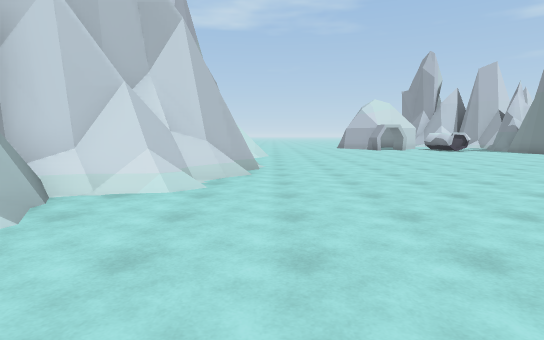
view 1 (above)

21 first-person views from a walk through a 3-D level made in the Unity game engine. The camera is 1.4 m above the floor, tilts 6° down and sees 80° across. The floor is counted in squares, 1.8 m on a side. Each view is taken from the middle of a square. On the plan, view 1 faces up. The plan holds only what a view shows up to about 11 squares ahead; the rest is blank. The place goes on beyond the plan. The player character is not drawn.

view 2
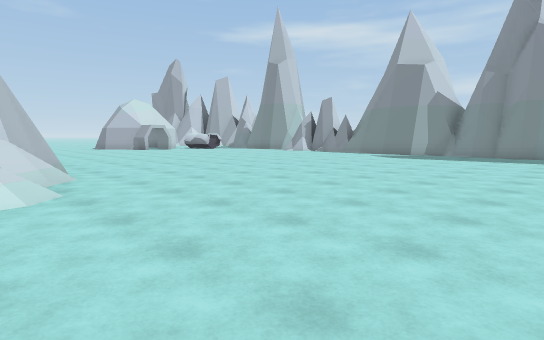

view 3
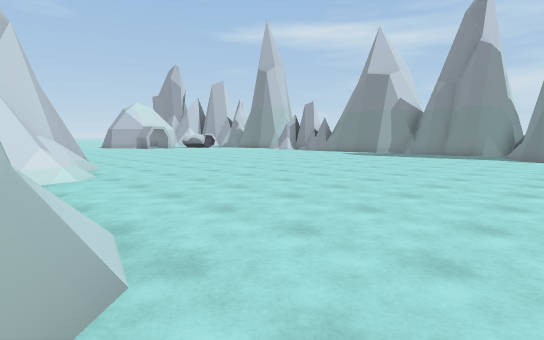

view 4
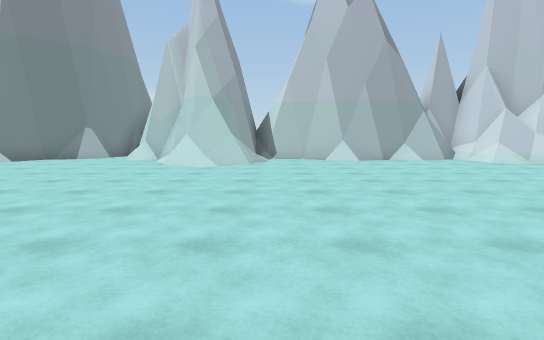

view 5
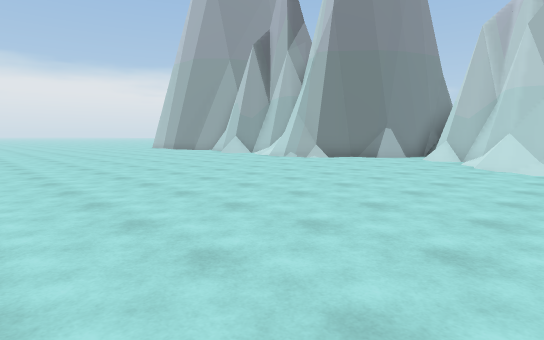

view 6
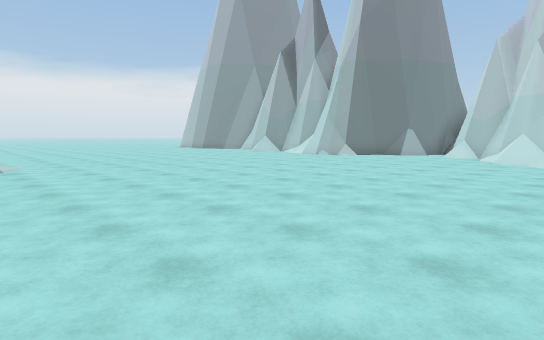

view 7
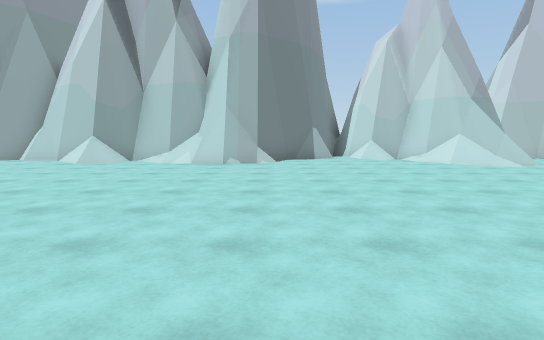

view 8
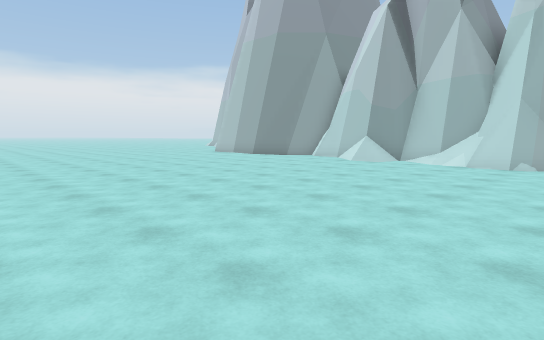

view 9
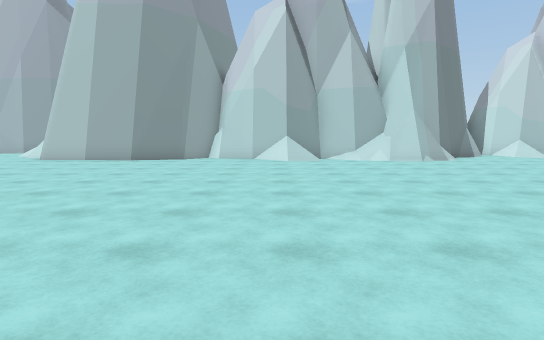

view 10
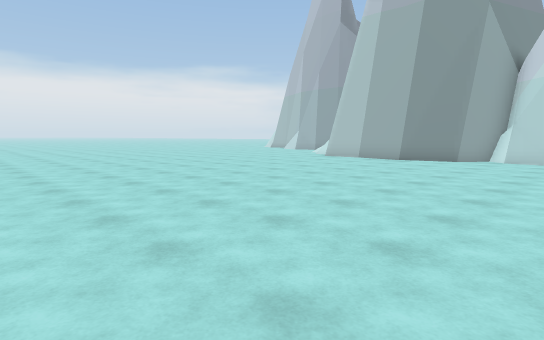

view 11
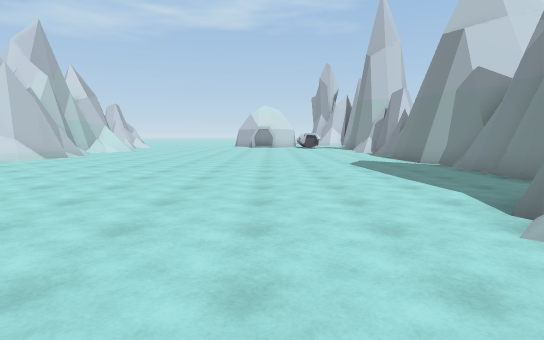

view 12
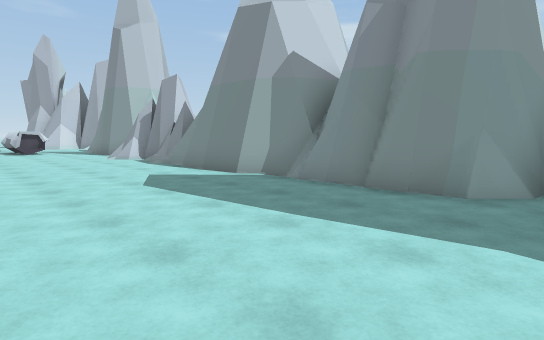

view 13
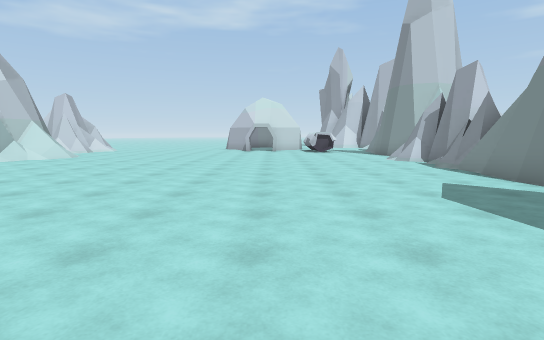

view 14
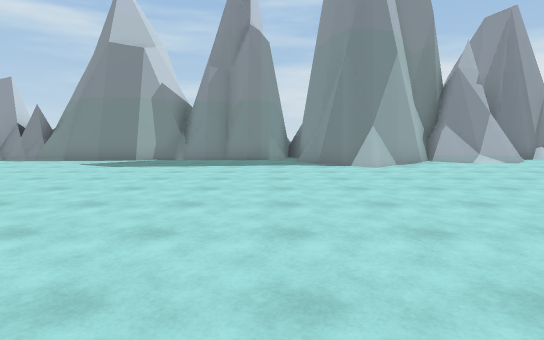

view 15
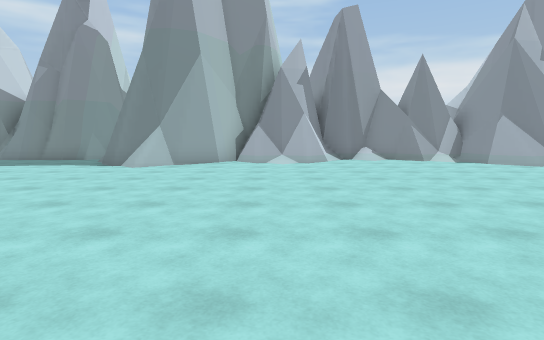

view 16
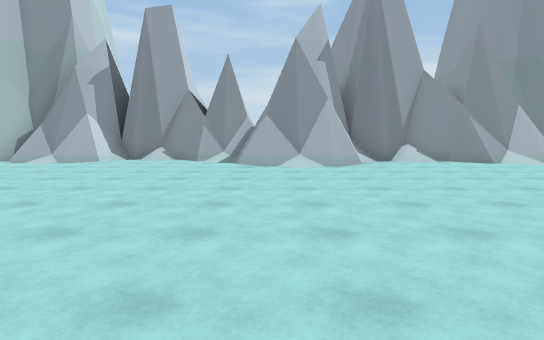

view 17
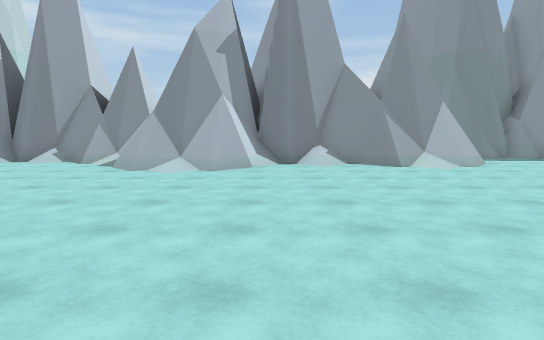

view 18
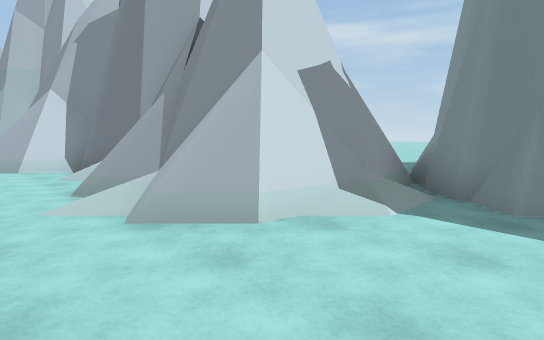

view 19
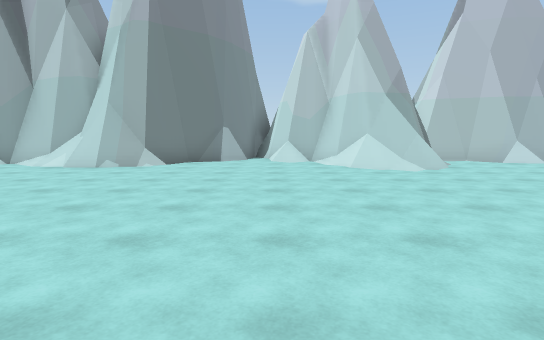

view 20
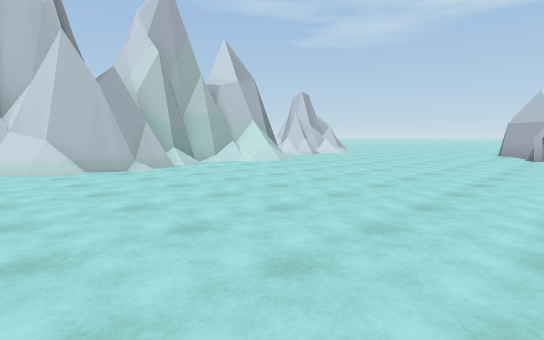

view 21
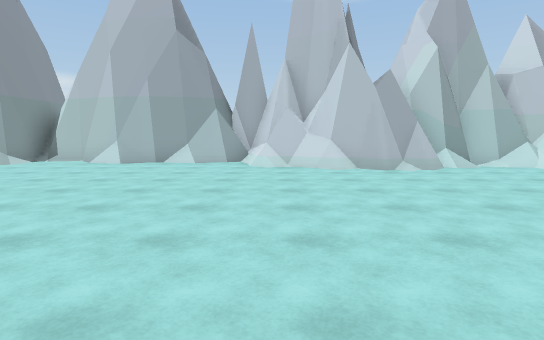

### Floor plan
Key: @ floor where view 1 was taken; # wall or solid block; . main floor; : floor 0.75 m higher than the main floor; / step, stairs or slope; = window, fence, low wall or low ledge.
Columns run from 4 left of view 1 to 17 right of it. Each row starts with its distance up from view 1.
 12   ##...........=#
 11   #/............#
 10   #/............#
  9   ##............#
  8   ##............#
  7   ##............#
  6  ###............#
  5 ###.............##
  4 ##..............:#
  3  #..............##
  2  #..............#
  1  #..............##
  0 ##..@........../##
 -1 #.............###
 -2 #.............##
 -3 ###/...........#
 -4  ##/...........##
 -5  ##/.........../#
 -6 ##.............##
 -7 # ..............##
 -8 #...............##
 -9 ##..............##
-10  ##............=#
-11   #/........../=#
-12   #/........../##
-13   #........../###
-14  ##...........###
-15   #............/#
-16  ##............/#
-17  #............./#
-18  #............/##
-19  ##.........../#
-20   #.........../#####./
-21   #............///.###
-22   #............../##
-23   #..............=#

Where each view was taken, in squares from view 1:
view 1: 0 up, 0 right, facing up
view 2: 0 up, 2 left, facing up-right
view 3: 2 down, 3 left, facing up-right
view 4: 2 down, 8 right, facing left
view 5: 3 down, 8 right, facing down-left
view 6: 3 down, 10 right, facing down-left
view 7: 10 down, 8 right, facing left
view 8: 10 down, 8 right, facing down-left
view 9: 16 down, 9 right, facing left
view 10: 16 down, 9 right, facing down-left
view 11: 4 down, 7 right, facing up
view 12: 0 up, 7 right, facing up-right
view 13: 1 up, 7 right, facing up
view 14: 1 up, 1 right, facing right
view 15: 5 down, 1 right, facing right
view 16: 12 down, 1 right, facing right
view 17: 15 down, 2 right, facing right
view 18: 23 down, 9 right, facing up-right
view 19: 7 down, 7 right, facing left
view 20: 5 up, 7 right, facing up-left
view 21: 5 up, 7 right, facing left
